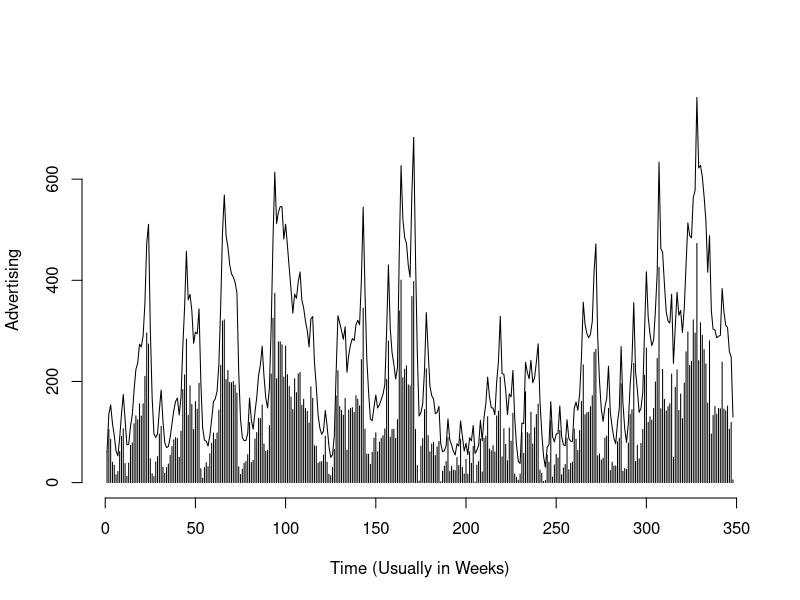

Write R code to recreate this figure.
# Define Adstock Rate
#あってるかあとで確認
adstock_rate = 0.50

# Create Data
d<-read.csv("toyota.csv")
advertising <- d$grp
# Calculate Advertising Adstock
# Credit: http://stackoverflow.com/questions/14372880/simple-examples-of-filter-function-recursive-option-specifically
adstocked_advertising = filter(x=advertising, filter=adstock_rate, method="recursive")

# Alternative Method Using Loops Proposed by Linh Tran
adstocked_advertising = numeric(length(advertising))
adstocked_advertising[1] = advertising[1]
for(i in 2:length(advertising)){
  adstocked_advertising[i] = advertising[i] + adstock_rate * adstocked_advertising[i-1]
}

# Graph Data
plot(seq(1,length(advertising)), advertising, type="h", 
     xlab="Time (Usually in Weeks)", ylab="Advertising", 
     ylim=c(0, max(c(advertising, adstocked_advertising))), 
     frame.plot=FALSE)
lines(adstocked_advertising)